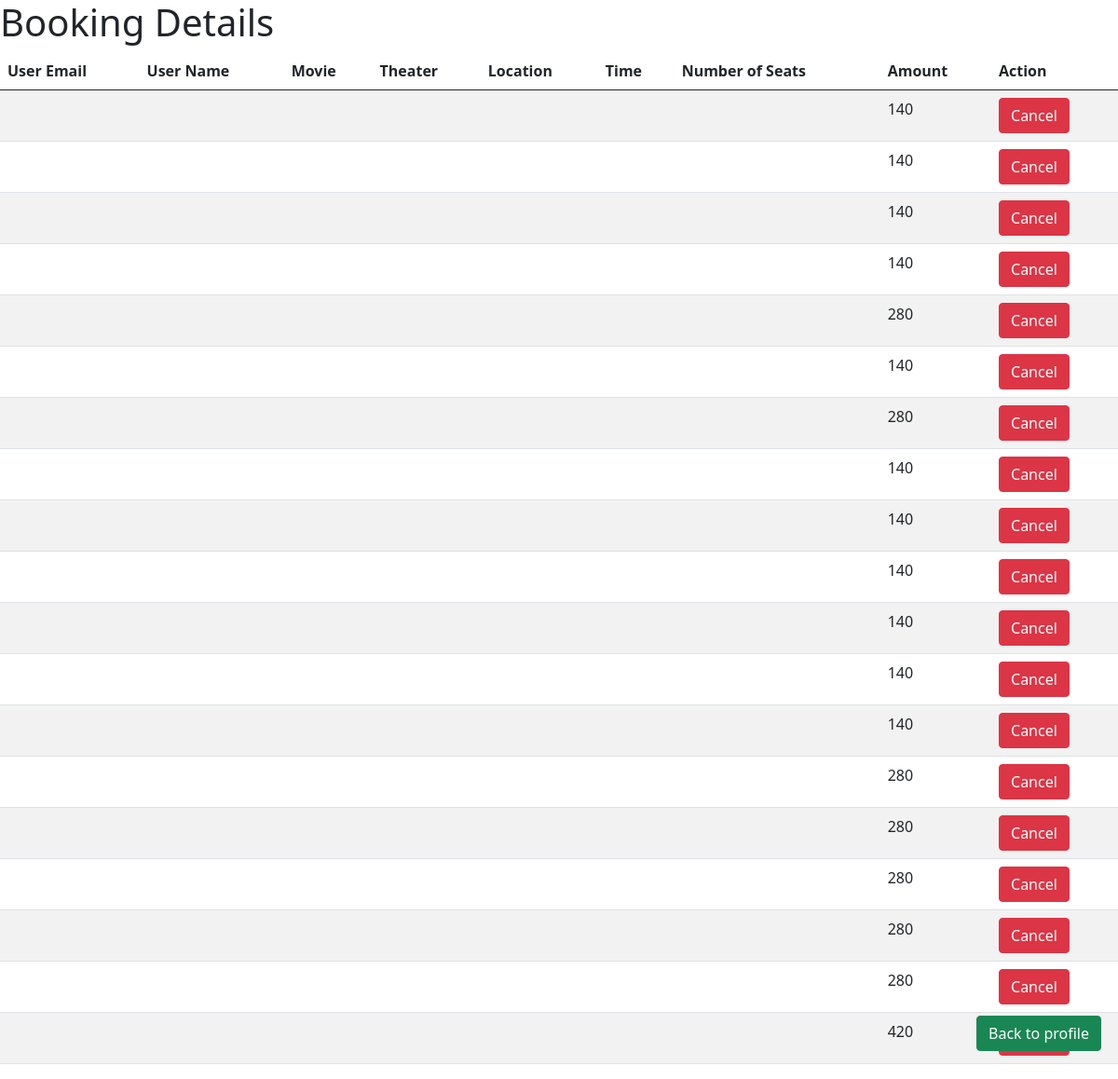
Page /Book_my_show_app/cancel_booking/ on the committed database.
### booking_app/models.py (models this page shows, shortened)
class Booking(models.Model):
    signup_model=models.ForeignKey(signup_model, on_delete=models.CASCADE)
    showtime = models.ForeignKey(Showtime, on_delete=models.CASCADE)
    num_tickets = models.IntegerField()
    amount=models.IntegerField()

### booking_app/views.py (the view)
# urls.py: path('cancel_booking/', cancel_booking, name='cancel_booking'),
def cancel_booking(request):
    if request.method == 'POST':
        booking_id = request.POST.get('booking_id')
        booking = Booking.objects.filter(id=booking_id).first()
        if booking:
            booking.delete()
    bookings = Booking.objects.all()
    return render(request, 'booking_details.html', {'bookings': bookings})

### booking_app/templates/booking_details.html (shortened to what this page needs)
<!DOCTYPE html>
<html lang="en">
<head>
    <link href="https://cdn.jsdelivr.net/npm/bootstrap@5.0.2/dist/css/bootstrap.min.css" rel="stylesheet">
</head>
<body>
<h1>Booking Details</h1>
<div id="booking-details-container">
    {% if bookings %}
    <table class="table table-striped">
        <thead>
        <tr>
            <th>User Email</th>
            <th>User Name</th>
            <th>Movie</th>
            <th>Theater</th>
            <th>Location</th>
            <th>Time</th>
            <th>Number of Seats</th>
            <th>Amount</th>
            <th>Action</th>
        </tr>
        </thead>
        <tbody>
        {% for booking in bookings %}
        <tr>
            <td>{{ booking.user_email }}</td>
            <td>{{ booking.user_name }}</td>
            <td>{{ booking.movie }}</td>
            <td>{{ booking.theater }}</td>
            <td>{{ booking.location }}</td>
            <td>{{ booking.time }}</td>
            <td>{{ booking.num_seats }}</td>
            <td>{{ booking.amount }}</td>
            <td>
                <form method="post" action="{% url 'cancel_booking' %}">
                    <button type="submit" class="btn btn-danger">Cancel</button>
                </form>
            </td>
        </tr>
        {% endfor %}
        </tbody>
    </table>
    {% else %}
    <p>No bookings found.</p>
    {% endif %}
</div>
<a href="http://127.0.0.1:8000/Book_my_show_app/profile/" class="btn btn-success" type="submit" style="position:absolute;bottom:30px;right:18px;">Back to profile</a>
</body>
</html>

### rows in the picture
Booking: amount "140"
Booking: amount "140"
Booking: amount "140"
Booking: amount "140"
Booking: amount "280"
Booking: amount "140"
Booking: amount "280"
Booking: amount "140"
Booking: amount "140"
Booking: amount "140"
Booking: amount "140"
Booking: amount "140"
Booking: amount "140"
Booking: amount "280"
Booking: amount "280"
Booking: amount "280"
Booking: amount "280"
Booking: amount "280"
Booking: amount "420"
